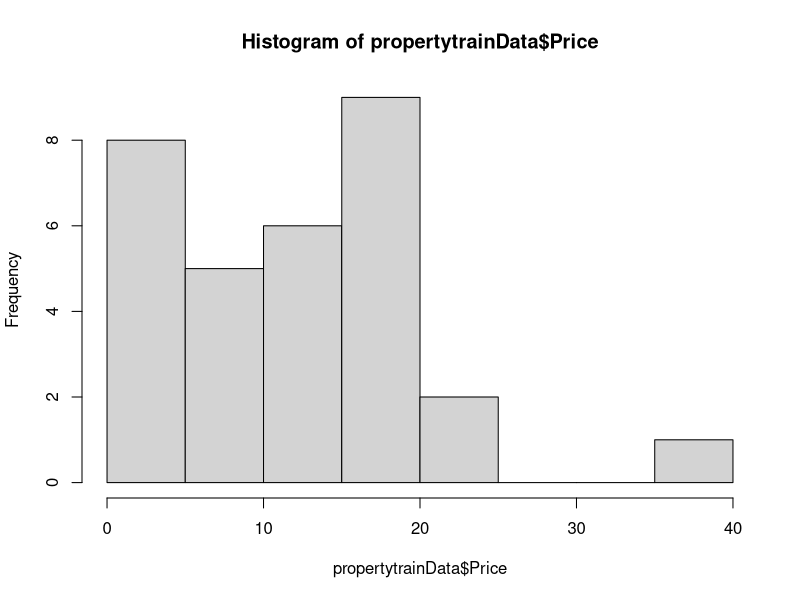
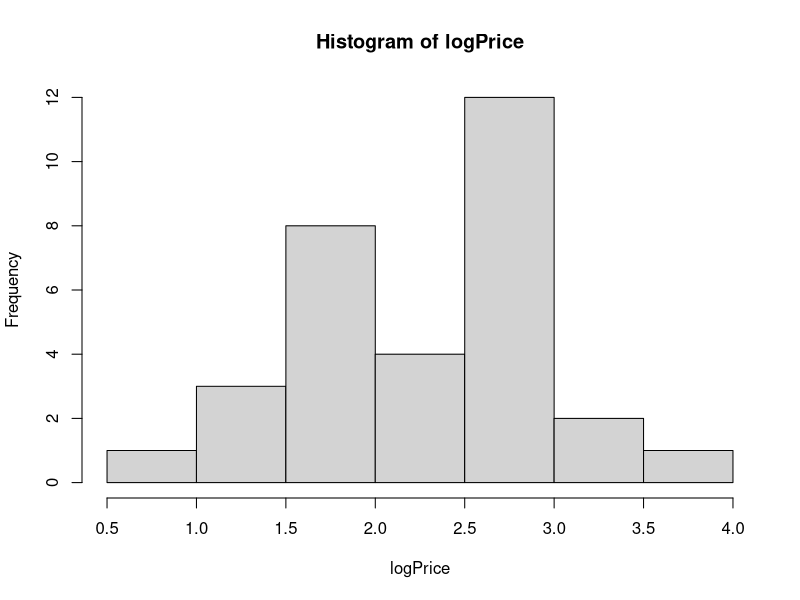
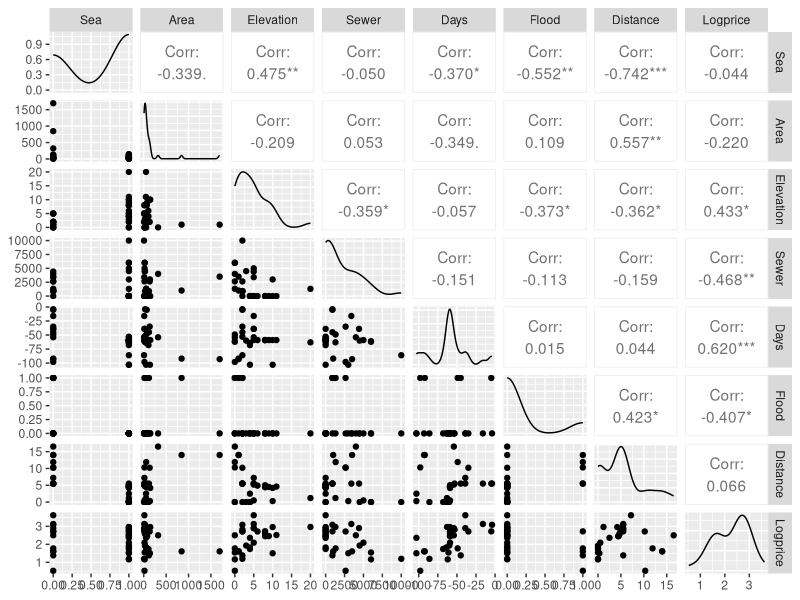
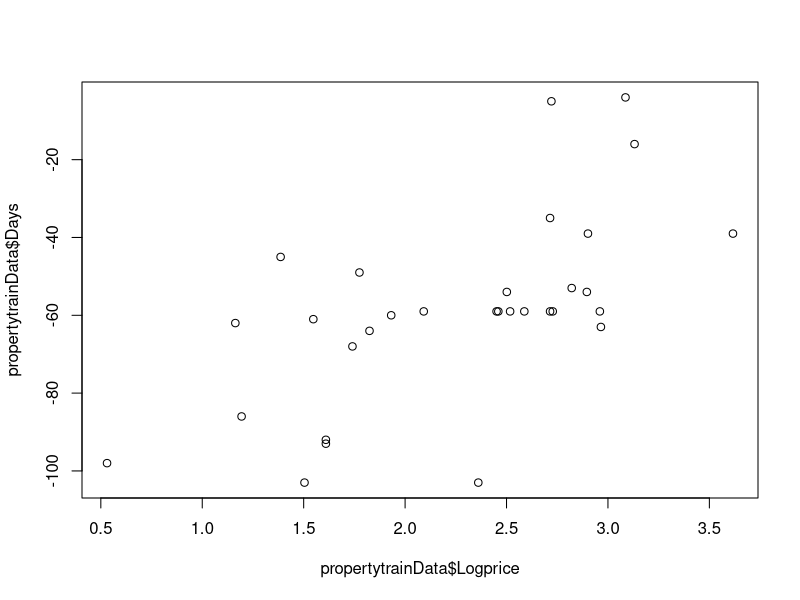
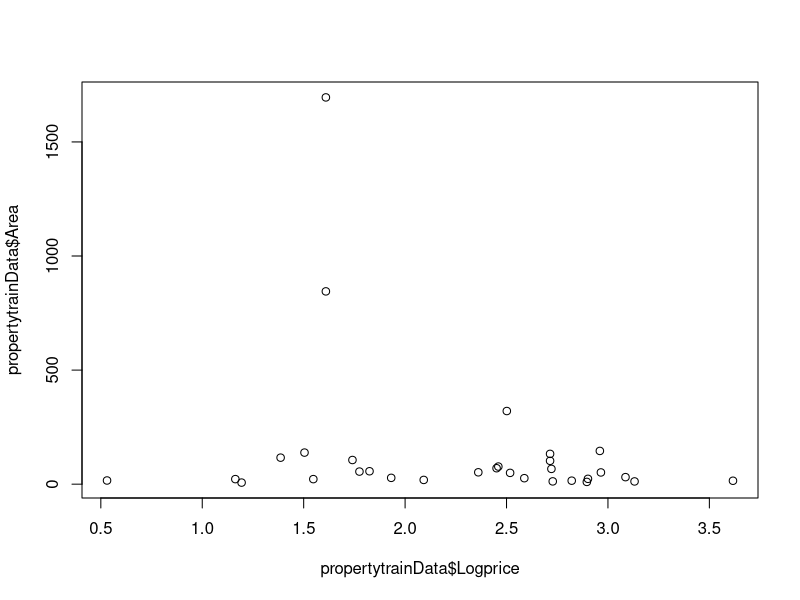
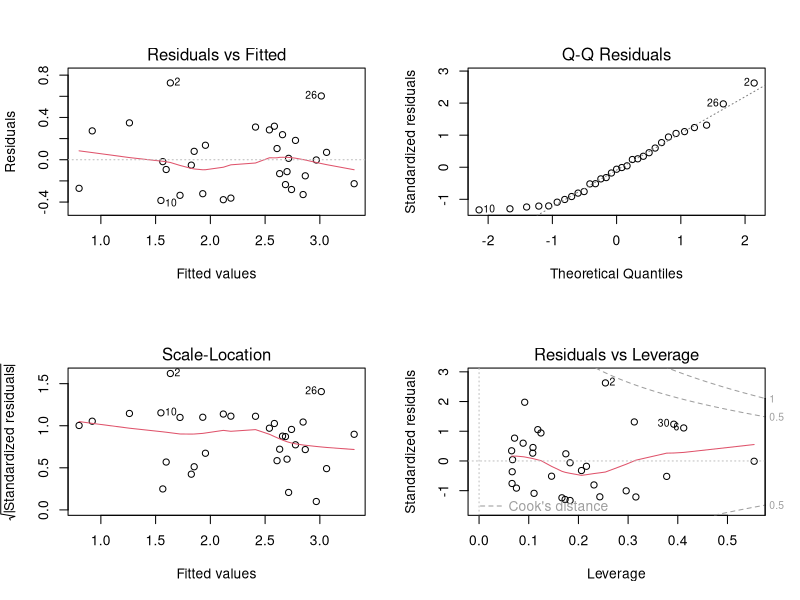
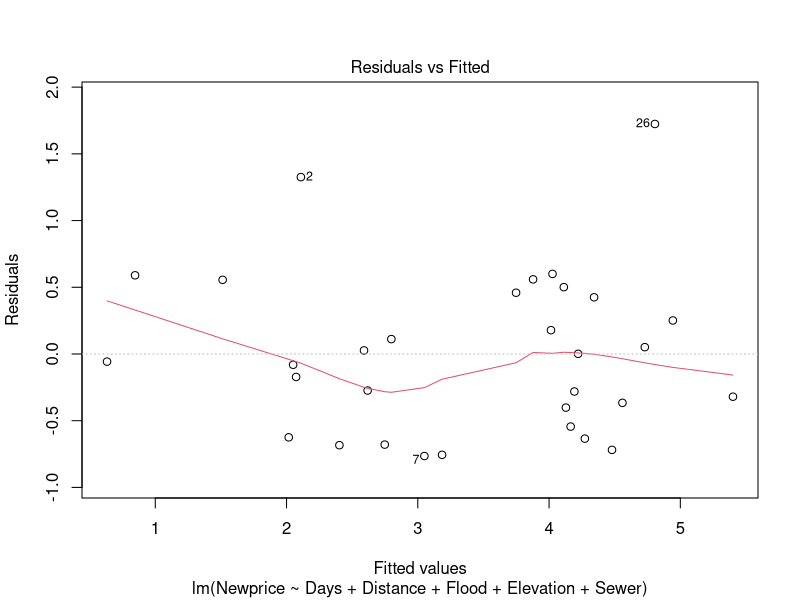
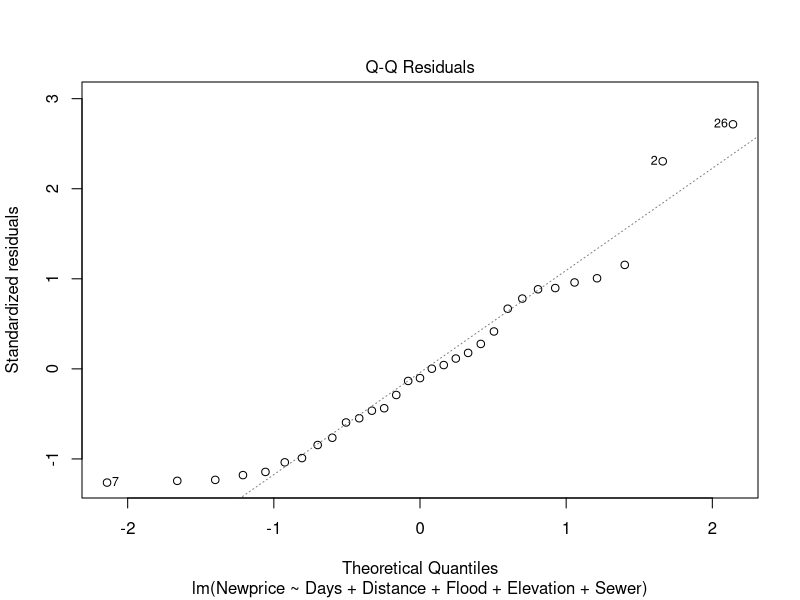

These figures' R source, in order:
# In this case study we build a linear regression model
# We use the model to predict our test data
# We check the model performance using
# RMSE metric
# We demonstrate tests for autocorrelation & heteroskedasticity
# We demonstrate VIF to detect multicollinearity

library(ggplot2)
library(dplyr)
library(broom)
library(ggpubr)
# Set your working directory. 
setwd("C:/zubeda/PGA02_Zubu/R Programming/Models")

#Importing Data
propertytrainData <- read.csv("PropertyTrainData.csv")
head(propertytrainData)
dim(propertytrainData)
summary(propertytrainData)
propertytestData <- read.csv("PropertyTestData.csv")
head(propertytestData)
dim(propertytestData)
summary(propertytestData)

#EDA ~ Assumptions
#Check for normality of dependent variable
hist(propertytrainData$Price)   
shapiro.test(propertytrainData$Price)   #Price is not normality distributed
logPrice <- log(propertytrainData$Price)
hist(logPrice)
shapiro.test(logPrice)   #Price is now normality distributed (p-value > 0.05)
propertytrainData$Logprice <- logPrice
dim(propertytrainData)
names(propertytrainData)
summary(propertytrainData)

#Check Correlation
cor(propertytrainData[, -1])  #Read all rows, skip 1st column. Use a negative index to skip the column from the left
cormat <- round(cor(propertytrainData[, -1]), 3)
cormat
write.csv(cormat, "corrmatrix.csv")

#install.packages("GGally")
library(GGally)
GGally::ggpairs(propertytrainData[, -1])   #Pairplot - histogram & lineplot
# Note we see variables which are faily correlated with log(price) 
# are Elevation, Sewer, Date & Flood
# Note we also see some of the IVs are also correlated with each other 
# like Elevation & Sea, Distance & Sea, Area & Distance and so on

# Another way to better appreciate the relationship 
# between variables is to look at scatter plot
# Lets plot log(price) and Date
plot(propertytrainData$Logprice, propertytrainData$Days)
plot(propertytrainData$Logprice, propertytrainData$Area)
#Plot shows steady increase of Logprice over Time

#Linear Regression Analysis
reg_model <- lm(Logprice ~ ., data = propertytrainData[, -1])   # . refers to rest all variables
summary(reg_model)
#White Spaces - Highly significant, . - Average Significance(0.05-0.1), * - Significant(0.01-0.05), ** - Poorly Significant(0.001-0.01), *** - Not Significant(0-0.001) (in Coefficients)

#New models without Sea, Area
reg_model1 <- lm(Logprice ~ Area+Days+Distance+Flood+Elevation+Sewer, data = propertytrainData[, -1])
summary(reg_model1)
reg_model2 <- lm(Logprice ~ Days+Distance+Flood+Elevation+Sewer, data = propertytrainData[, -1])
summary(reg_model2)

library(car)
car::vif(reg_model)   #Lower the value, relevant is the variable
car::vif(reg_model1)
car::vif(reg_model2)

#property.train1 <- subset(property.train, select=-c(Sea, Distance))
#head(property.train1)

par(mfrow=c(2, 2))  
plot(reg_model2)   #Homoscedasticity, Residuals normally distributed
par(mfrow=c(1, 1))
# Check residual vs fitted plot to check Heteroscedasticity
# If there is absolutely no heteroscedasticity, you should 
# see a completely random, equal distribution of points 
# throughout the range of X axis and a flat red line.
# In our case, 
# the red line is slightly curved and the residuals seem to 
# increase as the fitted Y values increase. 
# So, the inference here is, heteroscedasticity exists.
# Check the Residuals Vs Fitted Curve

# Alternate Check for Breusch-Pagan Test for Heteroscedasticity; 
# Ho: Homoscedasticity (Variance of residuals is constant)
# Ha: Heteroscedasticity
#install.packages("lmtest")
library(lmtest)
lmtest::bptest(reg_model)
lmtest::bptest(reg_model2)

library(e1071)
library(caret)
# How to rectify?
# Re-build the model with new predictors.
# Variable transformation such as Box-Cox transformation can also be tried instead of log price
# (Normal Distribution).
boxcoxprice <- caret::BoxCoxTrans(propertytrainData$Price)   #Normalizing Price using BoxCox Transformation
print(boxcoxprice)
propertytrainData <- cbind(propertytrainData, Newprice=predict(boxcoxprice, propertytrainData$Price))   #add predicted normalized price column
head(propertytrainData)
#Rebuild the model
reg_model22 <- lm(Newprice ~ Days+Distance+Flood+Elevation+Sewer, data = propertytrainData)
summary(reg_model22)
lmtest::bptest(reg_model22)
plot(reg_model22)

#Autocorrelation: Durbin watson Test
#H0: No Autocorrelation, Ha: Autocorrelation present
lmtest::dwtest(reg_model)     #p-vale: 0.74
lmtest::dwtest(reg_model1)    #p-vale: 0.73
lmtest::dwtest(reg_model2)    #p-vale: 0.67

#Fitting the model
predicted_salesPrice <- predict(reg_model2, newdata = propertytrainData)
predicted_salesPrice
propertytestData$PredictedPrice <- exp(predicted_salesPrice)
write.csv(propertytestData, "predictedresult.csv")

cor(propertytestData$Price, propertytestData$PredictedPrice)
plot(propertytestData$Price, propertytestData$PredictedPrice)

#install.packages("Metrics")
library(Metrics)
Metrics::rmse(propertytestData$Price, propertytestData$PredictedPrice)
